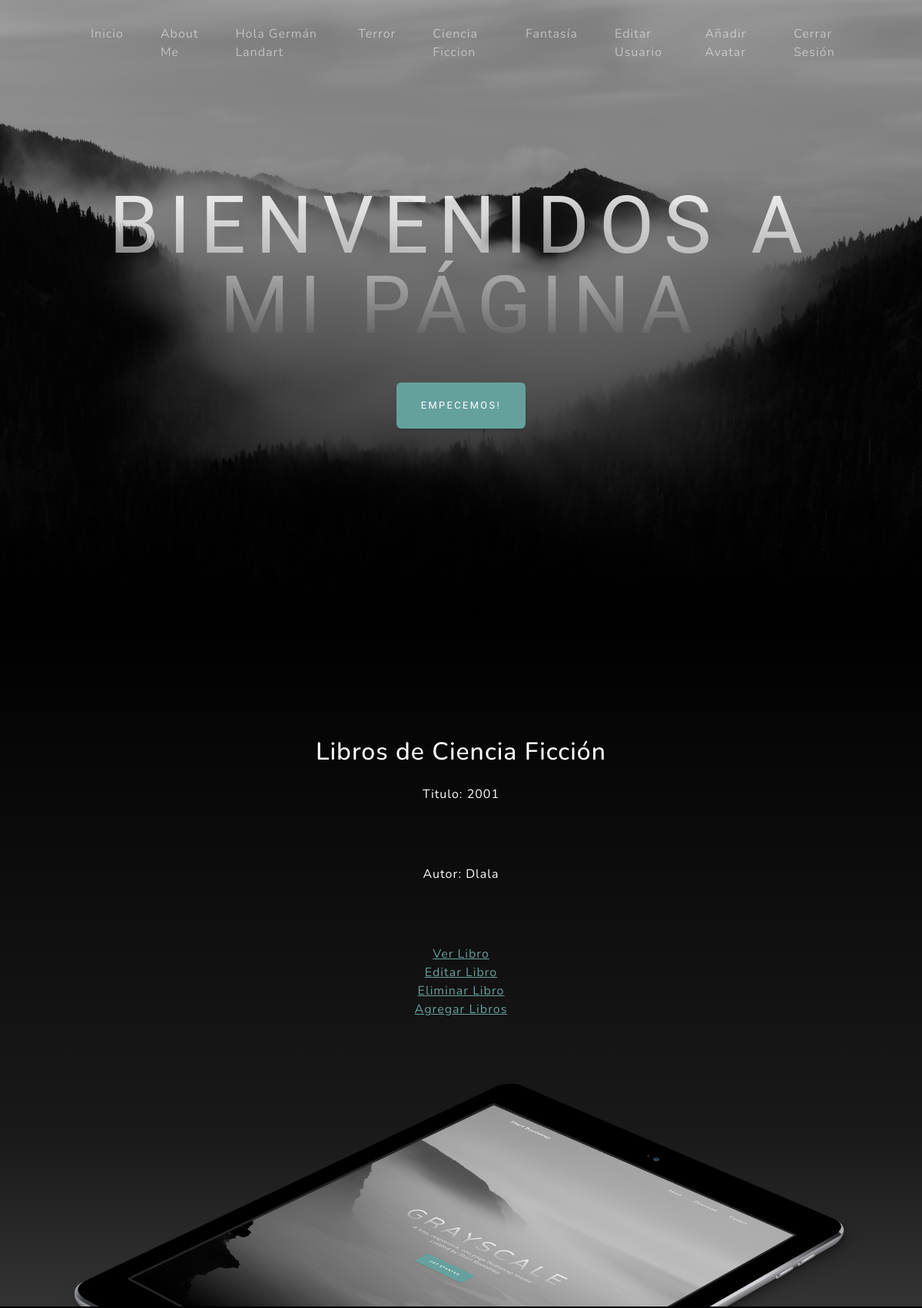
The page /AppCoder/cienciaficcion/list/ (signed in, upper part) on the database as committed earlier.
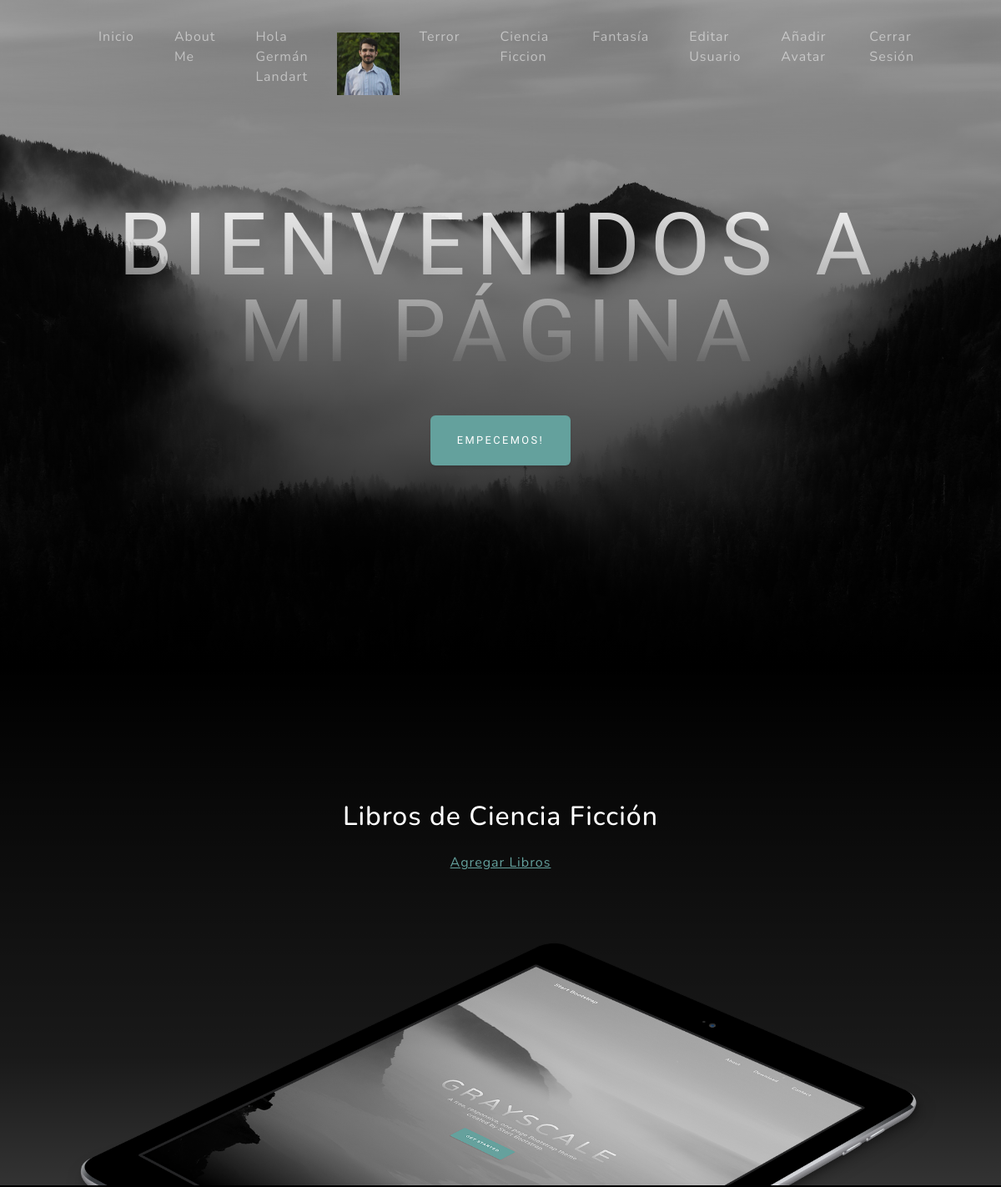
The same page on the database as committed later.
### AppCoder/models.py (models this page shows, shortened)
class CienciaFiccion(models.Model):
    libro = models.CharField(max_length=60)
    autor = models.CharField(max_length=60)
    year = models.IntegerField(null=True, blank=True)
    imagen = models.ImageField(null=True, blank=True, upload_to= "imagenes" )
    descripcion = models.TextField(null=True, blank=True)
    usuario = models.ForeignKey(User, on_delete=models.CASCADE, null=True, blank=True)

class Avatar(models.Model):
    usuario = models.ForeignKey(User, on_delete=models.CASCADE)
    imagen = models.ImageField(upload_to="avatares", null=True, blank=True)

### AppCoder/views.py (the view)
# urls.py: path("cienciaficcion/list/", ListaCienciaFiccion.as_view(), name="CienciaFiccionLeer"),
class ListaCienciaFiccion(LoginRequiredMixin, ListView):
    model = CienciaFiccion

### AppCoder/templates/AppCoder/cienciaficcion_list.html
{% extends "AppCoder/padre.html" %}
{% load static %}
{% block titulo %}
Bienvenidos a mi página
{% endblock %}
{% block titulo2 %}
Empecemos!
{% endblock %}
{% block descripcion %}
Libros de Ciencia Ficción
{% endblock %}
{% block form %}
{% for cienciaficcion in object_list %}
<p>Titulo: {{cienciaficcion.libro}}</p>
<p>Autor: {{cienciaficcion.autor}}</p>
<a href="{% url 'CienciaFiccionDetalle' cienciaficcion.id %}"> Ver Libro  </a>
<br>
<a href="{% url 'CienciaFiccionActualizar' cienciaficcion.id %}"> Editar Libro  </a>
<br>
<a href="{% url 'CienciaFiccionBorrar' cienciaficcion.id %}"> Eliminar Libro  </a>
<br>
{% endfor  %}
<a href="{% url 'CienciaFiccionCrear' %}"> Agregar Libros  </a>
{% endblock %}

### AppCoder/templates/AppCoder/padre.html (shortened to what this page needs)
<!DOCTYPE html>
<html lang="en">
    <head>
        {% load static %}
        <link href="{% static 'AppCoder/css/styles.css' %}" rel="stylesheet" />
    </head>
    <body id="page-top">
        <nav class="navbar navbar-expand-lg navbar-light fixed-top" id="mainNav">
            <div class="container px-4 px-lg-5">
                <div class="collapse navbar-collapse" id="navbarResponsive">
                    <ul class="navbar-nav ms-auto">
                        <li class="nav-item"><a class="nav-link" href="{% url 'Inicio' %}">Inicio</a></li>
                        <li class="nav-item"><a class="nav-link" href="{% url 'About' %}">About Me</a></li>
                        {% if request.user.is_authenticated %}
                        <li class="nav-item" style="display: flex; align-items: center;">
                        <p class="nav-link" style="color: rgba(255, 255, 255, 0.5);">Hola {{user.first_name}} {{user.last_name}}</p>
                        {% with user.avatar_set.first as miAvatar %}
                        {% if miAvatar  %}
                        <img src="{{miAvatar.imagen.url}}" alt="No encontró la imagen" width="75" height="75">
                        {% endif %}
                        {% endwith %}
                        <li class="nav-item"><a class="nav-link" href="{% url 'TerrorLeer' %}">Terror</a></li>
                        <li class="nav-item"><a class="nav-link" href="{% url 'CienciaFiccionLeer' %}">Ciencia Ficcion</a></li>
                        <li class="nav-item"><a class="nav-link" href="{% url 'FantasiaLeer' %}">Fantasía</a></li>
                        <li class="nav-item"><a class="nav-link" href="{% url 'EditarUsuario' %}">Editar Usuario</a></li>
                        <li class="nav-item"><a class="nav-link" href="{% url 'Avatar' %}">Añadir Avatar</a></li>
                        <li class="nav-item"><a class="nav-link" href="{% url 'Logout' %}">Cerrar Sesión</a></li>
                        {% else %}
                        <li class="nav-item"><a class="nav-link" href="{% url 'SignUp' %}">Registrarse</a></li>
                        <li class="nav-item"><a class="nav-link" href="{% url 'Login' %}">Iniciar Sesión</a></li>
                        {% endif %}
                    </ul>
                </div>
            </div>
        </nav>
        <header class="masthead">
            <div class="container px-4 px-lg-5 d-flex h-100 align-items-center justify-content-center">
                <div class="d-flex justify-content-center">
                    <div class="text-center">
                        <h1 class="mx-auto my-0 text-uppercase">
                        {% block titulo %}
                        {% endblock %}
                        </h1>
                        <a class="btn btn-primary" href="#bajar">
                            {% block titulo2 %}
                            {% endblock %}
                        </a>
                    </div>
                </div>
            </div>
        </header>
        <section class="about-section text-center" id="bajar">
            <div class="container px-4 px-lg-5">
                <div class="row gx-4 gx-lg-5 justify-content-center">
                    <div class="col-lg-8">
                        <h2 class="text-white mb-4">
                            {% block descripcion %}
                            {% endblock %}
                        </h2>
                        <font color="white"font>
                        {% block form %}
                        {% endblock %}
                    </div>
                </div>
                <img class="img-fluid" src="{% static 'AppCoder/assets/img/ipad.png' %}" alt="..." />
            </div>
        </section>
    </body>
</html>

Rows that differ between the two databases and show on the page:
removed CienciaFiccion: libro "2001", autor "Dlala"
added Avatar: imagen (picture)
